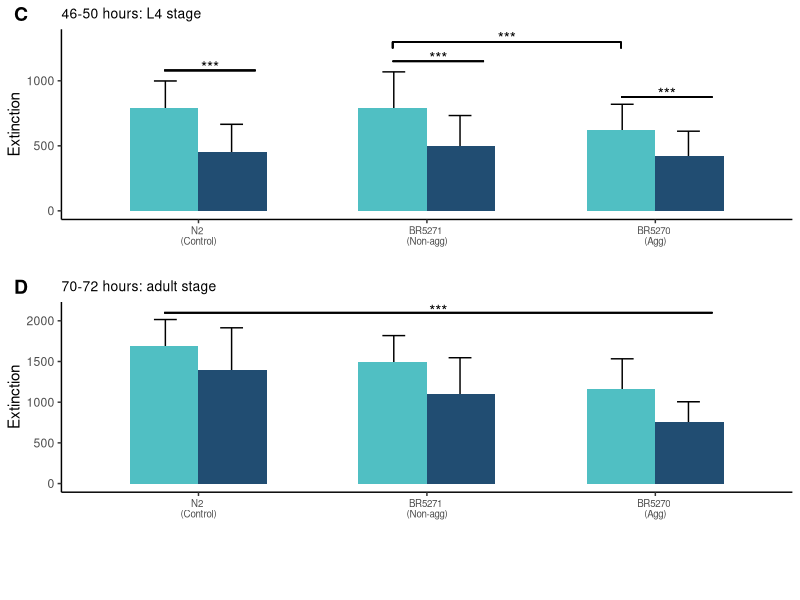

The R source for this figure:
############################################################
# ANALYZE WORM SIZE DATA
############################################################

library(tidyverse)
library(ggpubr)
library(gridExtra)
library(cowplot)
# CALL IN L4 DATA

all_l4s <- read_tsv("worm_size/data/L4s_bars.txt") %>% 
    mutate(time = "46-to-50")

all_adults <- read_tsv("worm_size/data/adults_bars_size.txt") %>% 
    mutate(time = "70-to-72")

all_ever <- rbind(all_l4s, all_adults)

all_ever$trt <- factor(all_ever$trt, levels = c("DMSO", "DDT"))
all_ever$strain <- factor(all_ever$strain, levels = c("N2", "BR5271", "BR5270"))

l4s <- all_ever %>% 
    filter(time == "46-to-50") %>% 
    ggplot(aes(x = strain, y = mean_ext, fill = trt)) +
    geom_errorbar(aes(ymin = mean_ext - sd_ext, ymax = mean_ext + sd_ext),  position = position_dodge(width = 0.58), width = 0.2) +
    geom_bar(stat = "identity", position = "dodge", width = 0.6) +
    scale_fill_manual(values = c( "#50BFC3", "#214D72")) +
    theme_classic() +
    #theme(legend.position = c(0.94,0.98), 
    # axis.text.x = element_text(size = 9)) +
    labs(x = "",
         y = "Extinction", fill= "") +
    guides(shape = guide_legend(override.aes = list(size = 0.7))) +
    guides(fill = guide_legend(override.aes = list(size = 0.5))) +
    theme(legend.text = element_text(size = 7), axis.text.x = element_text(size = 7),
          plot.title = element_text(size = 10)) +
    geom_segment(aes(x=1.85, xend=2.25, y=1150, yend=1150)) +
    annotate("text", x = 2.05, y = 1175, label = "***", size = 4) +
    geom_segment(aes(x=0.85, xend=1.25, y=1080, yend=1080)) +
    annotate("text", x = 1.05, y = 1105, label = "***", size = 4) +
    geom_segment(aes(x=1.85, xend=2.85, y = 1300, yend = 1300)) +
    geom_segment(aes(x=1.85, xend=1.85, y = 1250, yend=1300)) +
    geom_segment(aes(x=2.85, xend=2.85, y=1250, yend=1300)) +
    annotate("text", x = 2.35, y = 1330, label = "***", size = 4) +
    geom_segment(aes(x=2.85, xend=3.25, y=875, yend=875)) +
    annotate("text", x = 3.05, y = 900, label = "***", size = 4) +
    scale_x_discrete(labels = c("N2 \n(Control)", "BR5271 \n(Non-agg)", "BR5270 \n(Agg)")) +
    ggtitle("46-50 hours: L4 stage")

adults <- all_ever %>% 
    filter(time == "70-to-72") %>% 
    ggplot(aes(x = strain, y = mean_ext, fill = trt)) +
    geom_errorbar(aes(ymin = mean_ext - sd_ext, ymax = mean_ext + sd_ext),  position = position_dodge(width = 0.58), width = 0.2) +
    geom_bar(stat = "identity", position = "dodge", width = 0.6) +
    scale_fill_manual(values = c( "#50BFC3", "#214D72")) +
    theme_classic() +
    #theme(legend.position = c(0.94,0.98), 
    # axis.text.x = element_text(size = 9)) +
    labs(x = "",
         y = "Extinction", fill= "") +
    guides(shape = guide_legend(override.aes = list(size = 0.7))) +
    guides(fill = guide_legend(override.aes = list(size = 0.5))) +
    theme(legend.text = element_text(size = 7), axis.text.x = element_text(size = 7),
          plot.title = element_text(size = 10)) +
    geom_segment(aes(x=0.85, xend=3.25, y=2100, yend=2100)) +
    annotate("text", x = 2.05, y = 2125, label = "***", size = 4) +
    scale_x_discrete(labels = c("N2 \n(Control)", "BR5271 \n(Non-agg)", "BR5270 \n(Agg)")) +
    ggtitle("70-72 hours: adult stage")

l4s.tof <- all_ever %>% 
    filter(time == "46-to-50") %>% 
    ggplot(aes(x = strain, y = mean_tof, fill = trt)) +
    geom_errorbar(aes(ymin = mean_tof - sd_tof, ymax = mean_tof + sd_tof),  position = position_dodge(width = 0.7), width = 0.15) +
    geom_bar(stat = "identity", position = "dodge", width = 0.7) +
    scale_fill_manual(values = c( "#50BFC3", "#214D72")) +
    theme_classic() +
    #theme(legend.position = c(0.94,0.98), 
    # axis.text.x = element_text(size = 9)) +
    labs(x = "",
         y = "Time of flight (TOF)", fill= "") +
    guides(shape = guide_legend(override.aes = list(size = 0.7))) +
    guides(fill = guide_legend(override.aes = list(size = 0.5))) +
    theme(legend.text = element_text(size = 7), axis.text.x = element_text(angle = 30, hjust=1,size = 7),
          plot.title = element_text(size = 10)) +
    geom_segment(aes(x=1.85, xend=2.25, y=1680, yend=1680)) +
    annotate("text", x = 2.05, y = 1700, label = "***", size = 4) +
    geom_segment(aes(x=0.85, xend=1.25, y=1680, yend=1680)) +
    annotate("text", x = 1.05, y = 1700, label = "***", size = 4) +
    geom_segment(aes(x=1.85, xend=2.85, y = 1900, yend = 1900)) +
    geom_segment(aes(x=1.85, xend=1.85, y = 1850, yend=1900)) +
    geom_segment(aes(x=2.85, xend=2.85, y=1850, yend=1900)) +
    annotate("text", x = 2.35, y = 1930, label = "***", size = 4) +
    geom_segment(aes(x=2.85, xend=3.25, y=1450, yend=1450)) +
    annotate("text", x = 3.05, y = 1480, label = "***", size = 4) +
    scale_x_discrete(labels = c("N2 (Control)", "BR5271 (Non-agg)", "BR5270 (Agg)")) +
    ggtitle("46-50 hours") +
    ylim(0,2590)

adults.tof <- all_ever %>% 
    filter(time == "70-to-72") %>% 
    ggplot(aes(x = strain, y = mean_tof, fill = trt)) +
    geom_errorbar(aes(ymin = mean_tof - sd_tof, ymax = mean_tof + sd_tof),  position = position_dodge(width = 0.7), width = 0.15) +
    geom_bar(stat = "identity", position = "dodge", width = 0.7) +
    scale_fill_manual(values = c( "#50BFC3", "#214D72")) +
    theme_classic() +
    #theme(legend.position = c(0.94,0.98), 
    # axis.text.x = element_text(size = 9)) +
    labs(x = "",
         y = "Time of flight (TOF)", fill= "") +
    ggtitle("70-72 hours") +
    guides(shape = guide_legend(override.aes = list(size = 0.7))) +
    guides(fill = guide_legend(override.aes = list(size = 0.5))) +
    theme(legend.text = element_text(size = 7), axis.text.x = element_text(angle = 30, hjust=1, size = 7),
          plot.title = element_text(size = 10)) +
    geom_segment(aes(x=0.85, xend=3.25, y=2500, yend=2500)) +
    annotate("text", x = 2.05, y = 2525, label = "***", size = 4) +
    scale_x_discrete(labels = c("N2 (Control)", "BR5271 (Non-agg)", "BR5270 (Agg)")) +
    ylim(0,2590)

prow <- plot_grid(
    l4s + theme(legend.position="none"),
    adults + theme(legend.position="none"),
    align = 'vh',
    labels = c("C", "D"),
    hjust = -1,
    nrow =2
)

legend <- get_legend(
    # create some space to the left of the legend
    l4s +
        guides(color = guide_legend(nrow = 1)) +
        theme(legend.position = "bottom"))


plot_grid(prow, legend, ncol = 1, rel_heights = c(1, .1))

# To save plot as a pdf
#pdf("worm_size/figures/extinction_l4_adult.pdf", width = 3, height = 6)
#plot_grid(prow, legend, ncol = 1, rel_heights = c(1, .1))
#dev.off()
